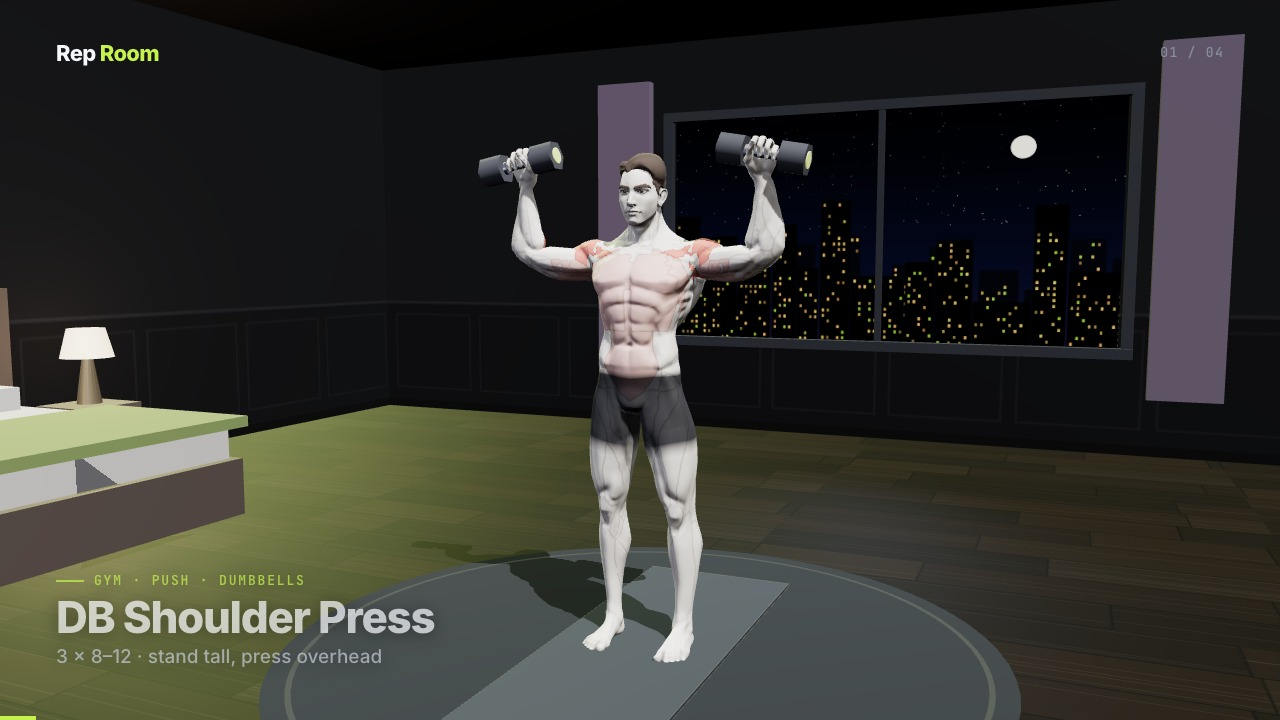
#> input picture .playwright-mcp/vid/v0006.jpg, 1280 x 720 px, given in place of v0006.jpg.jpg, which was not available
$ python -i build_sprite.py   (imports and definitions only)
#> lines starting #> are read from the running program, lines starting #| are printed output that depends on the picture; after the words box and inside, x2 and y2 are one past the last pixel; in counts of white or black regions, pixels touching at a corner belong together; pictures that were not available may be replaced by others from this repository, and a replacement may not be noted
#!/usr/bin/env python3
"""Build numbered sprite sheets of EDB posters for the vision audit.

Reads /tmp/vision-audit/entries.json (extracted from packages/core/src/exercises/exercises.ts), groups
slots by EDB id, and writes /tmp/audit-sprite-NN.jpg + .json (tile -> meta).
"""
import json, sys, os
from PIL import Image, ImageDraw, ImageFont, ImageChops

ROOT = os.path.dirname(os.path.dirname(os.path.dirname(os.path.abspath(__file__))))
POSTERS = os.path.join(ROOT, "apps/web/public/exercise-media/posters")
COLS, ROWS, TILE = 5, 4, 300
PER = COLS * ROWS

# [2 lines not run here, left out]

groups = {}
# [4 lines not run here, left out]
items = []
# [10 lines not run here, left out]

font = ImageFont.truetype("/System/Library/Fonts/Supplemental/Arial Bold.ttf", 30)

def tile(eid):
#> called with eid = '../../.playwright-mcp/vid/v0006.jpg'
    im = Image.open(os.path.join(POSTERS, f"{eid}.jpg")).convert("RGB")
#> im is the input picture: PIL image 1280x720 RGB; mean R, G, B 52.1, 52.3, 47.2
    # trim near-white margins, then pad back to square
    bg = Image.new("RGB", im.size, (255, 255, 255))
#> bg: PIL image 1280x720 RGB; every value is 255
    diff = ImageChops.difference(im, bg).convert("L").point(lambda p: 255 if p > 20 else 0)
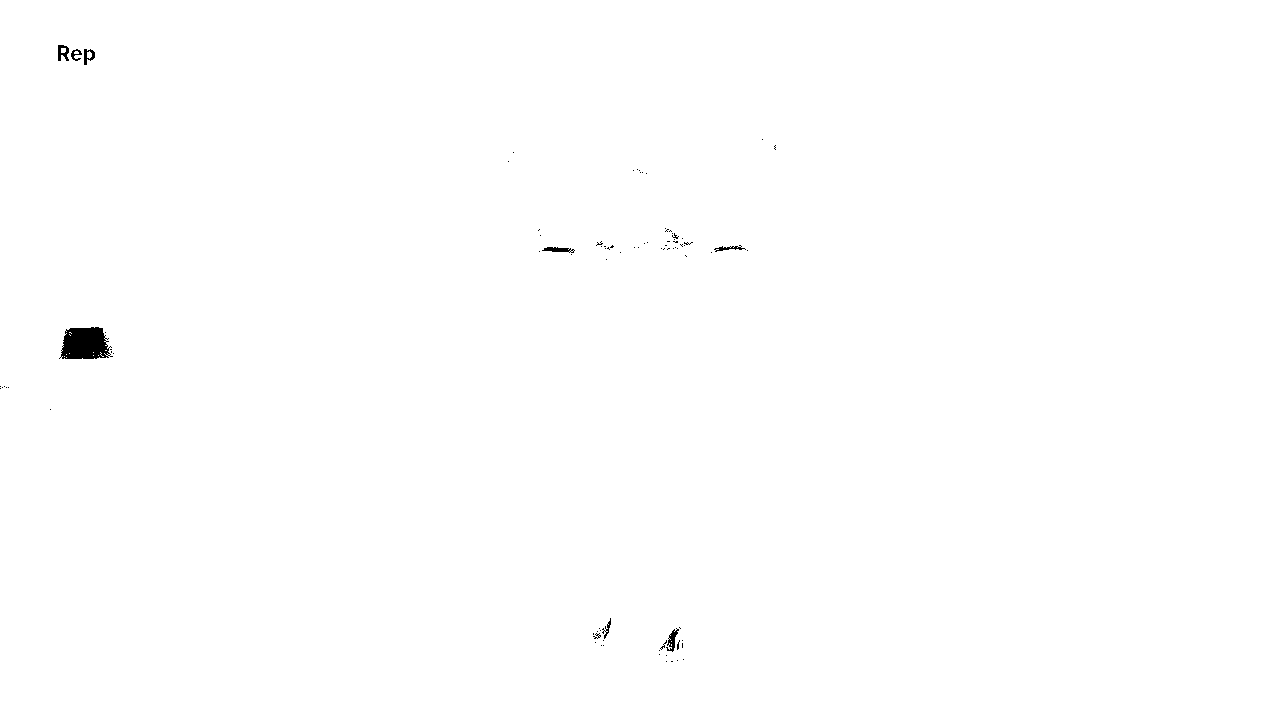
#> diff: PIL image 1280x720 L; 99.8% white; 88 black regions (79 under 20 px), largest, box (x1, y1, x2, y2) and area: (59, 327, 113, 359) 1302, (666, 628, 679, 652) 130, (542, 247, 575, 253) 117
    box = diff.getbbox()
#> box = (0, 0, 1280, 720)
    if box:
        im = im.crop(box)
    s = max(im.size) + 16
#> s = 1296
    sq = Image.new("RGB", (s, s), (255, 255, 255))
#> sq: PIL image 1296x1296 RGB; every value is 255
    sq.paste(im, ((s - im.width) // 2, (s - im.height) // 2))
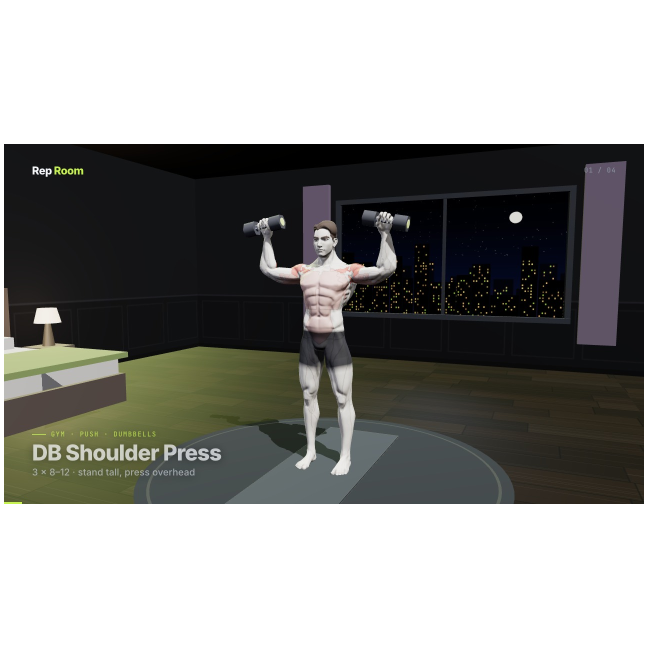
#> sq: PIL image 1296x1296 RGB (shown at 1/2 size); mean R, G, B 143.6, 143.8, 141
    return sq.resize((TILE, TILE), Image.LANCZOS)
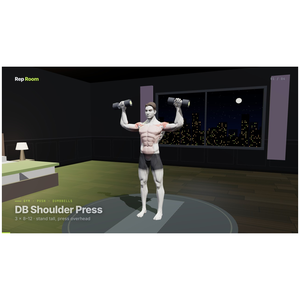
#> returned value: PIL image 300x300 RGB; mean R, G, B 143.6, 143.7, 140.9

only = int(sys.argv[1]) if len(sys.argv) > 1 else None
# [20 lines not run here, left out]

>>> result = tile('../../.playwright-mcp/vid/v0006.jpg')
